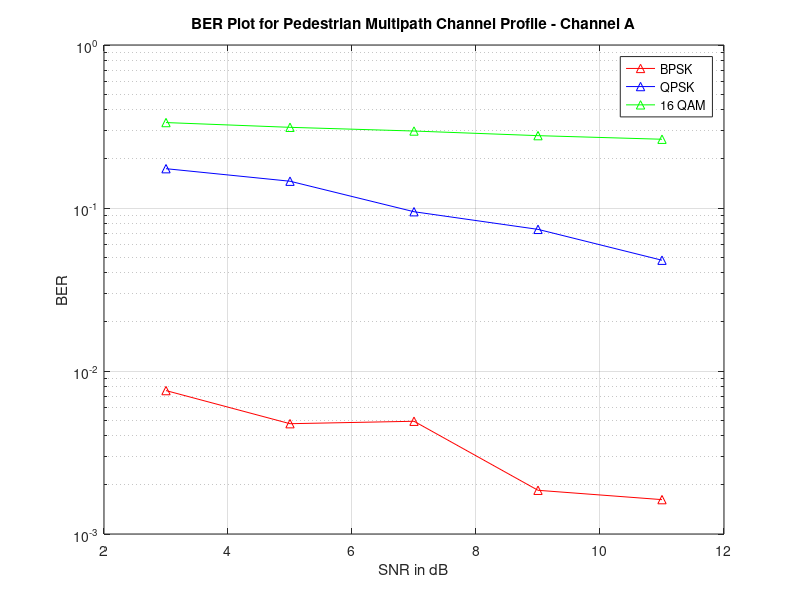

Here is the MATLAB script that generated this plot:
 

clear all;
clc;
% Pedestrian %

% OFDM parameters
Nfft=64;
Nused=52;
Nref=4;
Ndata=48;
Nright=5;
Nleft =6;
Ndc=1;
Ncp=16; %CP length 
Nnull=12;
Ppos=13;


SNR=3:2:11;
                            %% BPSK %%

l=1;
error=zeros(1,length(SNR));
M_BPSK=2;

% channel parameters for 6-tap model

t1=1;
t2=110;
t3=190;
t4=410;

for i=3:2:11
    Tx=[];
    init=[];
    rx_sym=[];
    Count_error=0;
    
    for blocks=1:80
        ip=randint(1,Ndata,2);
        
        modsignal=pskmod(ip,2);
        pilot=13:Ppos:Nused;
        sym=setxor(1:Nused,pilot);
        tx_sym(sym)=modsignal;
        tx_sym(pilot)=1;
        Nleft_sym=zeros(1,Nleft);
        Nright_sym=zeros(1,Nright);
        n=length(tx_sym)/2;
        b=1:n;
        c=(n+1):length(tx_sym);
        sym1=zeros(1,n);
        sym2=zeros(1,n);
        sym1=tx_sym(b);
        sym2=tx_sym(c);
        tx_seq=[Nleft_sym sym1 Ndc sym2 Nright_sym];
        
        S_to_P=reshape(tx_seq,length(tx_seq),1);
        tx_sym_IFFT=sqrt(Nfft)*ifft(S_to_P,Nfft);
        j=Nfft-Ncp;
        
        CP=tx_sym_IFFT(j+1:Nfft,1); % generate cyclic prefix %
        tx_IFFT_CP=[CP
            tx_sym_IFFT]; %appending CP %
        
        P_to_S=reshape(tx_IFFT_CP,1,length(tx_IFFT_CP));
        Tx=[Tx P_to_S];
        
        p1real=sqrt(1).*randn(1,1)/sqrt(2);
        p1imag=sqrt(1).*randn(1,1)/sqrt(2);
        p1=complex(p1real,p1imag);
        
        p2real=sqrt(0.107).*randn(1,1)/sqrt(2);
        p2imag=sqrt(0.107).*randn(1,1)/sqrt(2);
        p2=complex(p2real,p2imag);
        
        p3real=sqrt(0.012).*randn(1,1)/sqrt(2);
        p3imag=sqrt(0.012).*randn(1,1)/sqrt(2);
        p3=complex(p3real,p3imag);
        
        p4real=sqrt(0.00524).*randn(1,1)/sqrt(2);
        p4imag=sqrt(0.00524).*randn(1,1)/sqrt(2);
        p4=complex(p4real,p4imag);
        

       
        z=zeros(1,7);
        z(t1)=p1;
        z(t2)=p2;
        z(t3)=p3;
        z(t4)=p4;
       
            
        z_fft=(1/sqrt(Nfft))*fft(z,Nfft);
        tx_sym_freqchannel=conv(z,P_to_S);
        d=tx_sym_freqchannel;
        
        % adding noise %
        
        %%%Transmitted signal
        tx_sym_freqchannel = tx_sym_freqchannel(1:Nfft+Ncp);
        N0 = 1/(10.^(i/10));
        n = sqrt(N0)*(randn(1,length(tx_IFFT_CP))+(1i*randn(1,length(tx_IFFT_CP))))/sqrt(2);
        tx_sym_freqchannelAWGN = tx_sym_freqchannel + n;
        
        
        
        %Receiver
        
         tx_sym_freqchannelAWGN =  tx_sym_freqchannelAWGN(Ncp + 1:end);
         tx_symfreqchanneleq = ifft(fft( tx_sym_freqchannelAWGN)./z_fft);
         
         sertopar_sym_rx = reshape(tx_symfreqchanneleq,Nfft,1);
         rx_fft = (1/sqrt(Nfft))*fft(sertopar_sym_rx,Nfft);
         partoser_sym_rx = reshape(rx_fft,1,Nfft);
         
         rx_Nleft =  partoser_sym_rx(Nleft+1:end);
         diff = Nfft-Nright-Nleft;
         rx_Nright = rx_Nleft(1:diff);  %removing Nleft and Nright
         
         y = rx_Nright(1:(Nused/2));  %removing Ndc
         z = rx_Nright((Nused/2)+2:end);
         rx = [y z];
         
         rx_pilot = rx(sym);
         op=[];
         demod = pskdemod(rx_pilot,M_BPSK);
       
         op = [op demod];
         Count_error = Count_error + biterr(demod,ip);
    end
    error(l) = Count_error/(Ndata*1000);
    l = l+1;
    
end

figure(1);
semilogy(SNR,error,'-r^');
hold on;
grid on;

                           
 %% QPSK %%
                         

l=1;
error=zeros(1,length(SNR));
M_QPSK=4;

% channel parameters for 6-tap model

t1=1;
t2=110;
t3=190;
t4=410;

for i=3:2:11
    Tx=[];
    init=[];
    rx_sym=[];
    Count_error=0;
    
    for blocks=1:1000
        ip=randint(1,Ndata,M_QPSK);
        
        modsignal=pskmod(ip,M_QPSK);
        pilot=13:Ppos:Nused;
        sym=setxor(1:Nused,pilot);
        tx_sym(sym)=modsignal;
        tx_sym(pilot)=1;
        Nleft_sym=zeros(1,Nleft);
        Nright_sym=zeros(1,Nright);
        n=length(tx_sym)/2;
        b=1:n;
        c=(n+1):length(tx_sym);
        sym1=zeros(1,n);
        sym2=zeros(1,n);
        sym1=tx_sym(b);
        sym2=tx_sym(c);
        tx_seq=[Nleft_sym sym1 Ndc sym2 Nright_sym];
        
        S_to_P=reshape(tx_seq,length(tx_seq),1);
        tx_sym_IFFT=sqrt(Nfft)*ifft(S_to_P,Nfft);
        j=Nfft-Ncp;
        
        CP=tx_sym_IFFT(j+1:Nfft,1); % generate cyclic prefix %
        tx_IFFT_CP=[CP
            tx_sym_IFFT]; %appending CP %
        
        P_to_S=reshape(tx_IFFT_CP,1,length(tx_IFFT_CP));
        Tx=[Tx P_to_S];
        
        p1real=sqrt(1).*randn(1,1)/sqrt(2);
        p1imag=sqrt(1).*randn(1,1)/sqrt(2);
        p1=complex(p1real,p1imag);
        
        p2real=sqrt(0.107).*randn(1,1)/sqrt(2);
        p2imag=sqrt(0.107).*randn(1,1)/sqrt(2);
        p2=complex(p2real,p2imag);
        
        p3real=sqrt(0.012).*randn(1,1)/sqrt(2);
        p3imag=sqrt(0.012).*randn(1,1)/sqrt(2);
        p3=complex(p3real,p3imag);
        
        p4real=sqrt(0.00524).*randn(1,1)/sqrt(2);
        p4imag=sqrt(0.00524).*randn(1,1)/sqrt(2);
        p4=complex(p4real,p4imag);
        

        z=zeros(1,7);
        z(t1)=p1;
        z(t2)=p2;
        z(t3)=p3;
        z(t4)=p4;
             
        z_fft=(1/sqrt(Nfft))*fft(z,Nfft);
        tx_sym_freqchannel=conv(z,P_to_S);
        d=tx_sym_freqchannel;
        
        % adding noise %
        tx_sym_freqchannel = tx_sym_freqchannel(1:Nfft+Ncp);
        N0 = 1/(10.^(i/10));
        n = sqrt(N0)*(randn(1,length(tx_IFFT_CP))+(1i*randn(1,length(tx_IFFT_CP))))/sqrt(2);
        tx_sym_freqchannelAWGN = tx_sym_freqchannel + n;
        
        %Receiver
        
         tx_sym_freqchannelAWGN =  tx_sym_freqchannelAWGN(Ncp + 1:end);
         tx_symfreqchanneleq = ifft(fft( tx_sym_freqchannelAWGN)./z_fft);
         
         sertopar_sym_rx = reshape(tx_symfreqchanneleq,Nfft,1);
         rx_fft = (1/sqrt(Nfft))*fft(sertopar_sym_rx,Nfft);
         partoser_sym_rx = reshape(rx_fft,1,Nfft);
         
         rx_Nleft =  partoser_sym_rx(Nleft+1:end);
         diff = Nfft-Nright-Nleft;
         rx_Nright = rx_Nleft(1:diff);  %removing Nleft and Nright
         
         y = rx_Nright(1:(Nused/2));
         z = rx_Nright((Nused/2)+2:end);
         rx = [y z];
         
         rx_pilot = rx(sym);
         op=[];
         demod = pskdemod(rx_pilot,M_QPSK);
         
         op = [op demod];
         Count_error = Count_error + biterr(demod,ip);
    end
    error(l) = Count_error/(Ndata*2000);
    l = l+1;
    
end


figure(1);
semilogy(SNR,error,'-b^');

grid on;
hold on;


                %%%%%%%%%%%%%%16-QAM%%%%%%%%%%%%%%%%%%
         
       
                
l=1;
error=zeros(1,length(SNR));
M_QAM=16;

% channel parameters for 6-tap model

t1=1;
t2=110;
t3=190;
t4=410;

for i=3:2:11
    Tx=[];
    init=[];
    rx_sym=[];
    Count_error=0;
    
    for blocks=1:1000
        ip=randint(1,Ndata,M_QAM);
        
        modsignal=qammod(ip,M_QAM)/sqrt(10); %normalise by sqrt(10)
        pilot=13:Ppos:Nused;
        sym=setxor(1:Nused,pilot);
        tx_sym(sym)=modsignal;
        tx_sym(pilot)=1;
        Nleft_sym=zeros(1,Nleft);
        Nright_sym=zeros(1,Nright);
        n=length(tx_sym)/2;
        b=1:n;
        c=(n+1):length(tx_sym);
        sym1=zeros(1,n);
        sym2=zeros(1,n);
        sym1=tx_sym(b);
        sym2=tx_sym(c);
        tx_seq=[Nleft_sym sym1 Ndc sym2 Nright_sym];
        
        S_to_P=reshape(tx_seq,length(tx_seq),1);
        tx_sym_IFFT=sqrt(Nfft)*ifft(S_to_P,Nfft);
        j=Nfft-Ncp;
        
        CP=tx_sym_IFFT(j+1:Nfft,1); % generate cyclic prefix %
        tx_IFFT_CP=[CP
            tx_sym_IFFT]; %appending CP %
        
        P_to_S=reshape(tx_IFFT_CP,1,length(tx_IFFT_CP));
        Tx=[Tx P_to_S];
        
        p1real=sqrt(1).*randn(1,1)/sqrt(2);
        p1imag=sqrt(1).*randn(1,1)/sqrt(2);
        p1=complex(p1real,p1imag);
        
        p2real=sqrt(0.107).*randn(1,1)/sqrt(2);
        p2imag=sqrt(0.107).*randn(1,1)/sqrt(2);
        p2=complex(p2real,p2imag);
        
        p3real=sqrt(0.012).*randn(1,1)/sqrt(2);
        p3imag=sqrt(0.012).*randn(1,1)/sqrt(2);
        p3=complex(p3real,p3imag);
        
        p4real=sqrt(0.00524).*randn(1,1)/sqrt(2);
        p4imag=sqrt(0.00524).*randn(1,1)/sqrt(2);
        p4=complex(p4real,p4imag);
        

        z=zeros(1,7);
        z(t1)=p1;
        z(t2)=p2;
        z(t3)=p3;
        z(t4)=p4;
             
        z_fft=(1/sqrt(Nfft))*fft(z,Nfft);
        tx_sym_freqchannel=conv(z,P_to_S);
        d=tx_sym_freqchannel;
        
        % adding noise %
        tx_sym_freqchannel = tx_sym_freqchannel(1:Nfft+Ncp);
        N0 = 1/(10.^(i/10));
        n = sqrt(N0)*(randn(1,length(tx_IFFT_CP))+(1i*randn(1,length(tx_IFFT_CP))))/sqrt(2);
        tx_sym_freqchannelAWGN = tx_sym_freqchannel + n;
        
        %Receiver
        
         tx_sym_freqchannelAWGN =  tx_sym_freqchannelAWGN(Ncp + 1:end);
         tx_symfreqchanneleq = ifft(fft( tx_sym_freqchannelAWGN)./z_fft);
         
         sertopar_sym_rx = reshape(tx_symfreqchanneleq,Nfft,1);
         rx_fft = (1/sqrt(Nfft))*fft(sertopar_sym_rx,Nfft);
         partoser_sym_rx = reshape(rx_fft,1,Nfft);
         
         rx_Nleft =  partoser_sym_rx(Nleft+1:end);
         diff = Nfft-Nright-Nleft;
         rx_Nright = rx_Nleft(1:diff);  %removing Nleft and Nright
         
         y = rx_Nright(1:(Nused/2));
         z = rx_Nright((Nused/2)+2:end);
         rx = [y z];
         
         rx_pilot = rx(sym);
         rx_pilot = rx_pilot*sqrt(10);
         op=[];
         demod = qamdemod(rx_pilot,M_QAM);
        
         op = [op demod];
         Count_error = Count_error + biterr(demod,ip);
    end
    error(l) = Count_error/(Ndata*4000);
    l = l+1;
    
end


figure(1);
semilogy(SNR,error,'-g^');
grid on;
hold on;
legend('BPSK','QPSK','16 QAM');
title('BER Plot for Pedestrian Multipath Channel Profile - Channel A');
xlabel('SNR in dB');
ylabel('BER');
